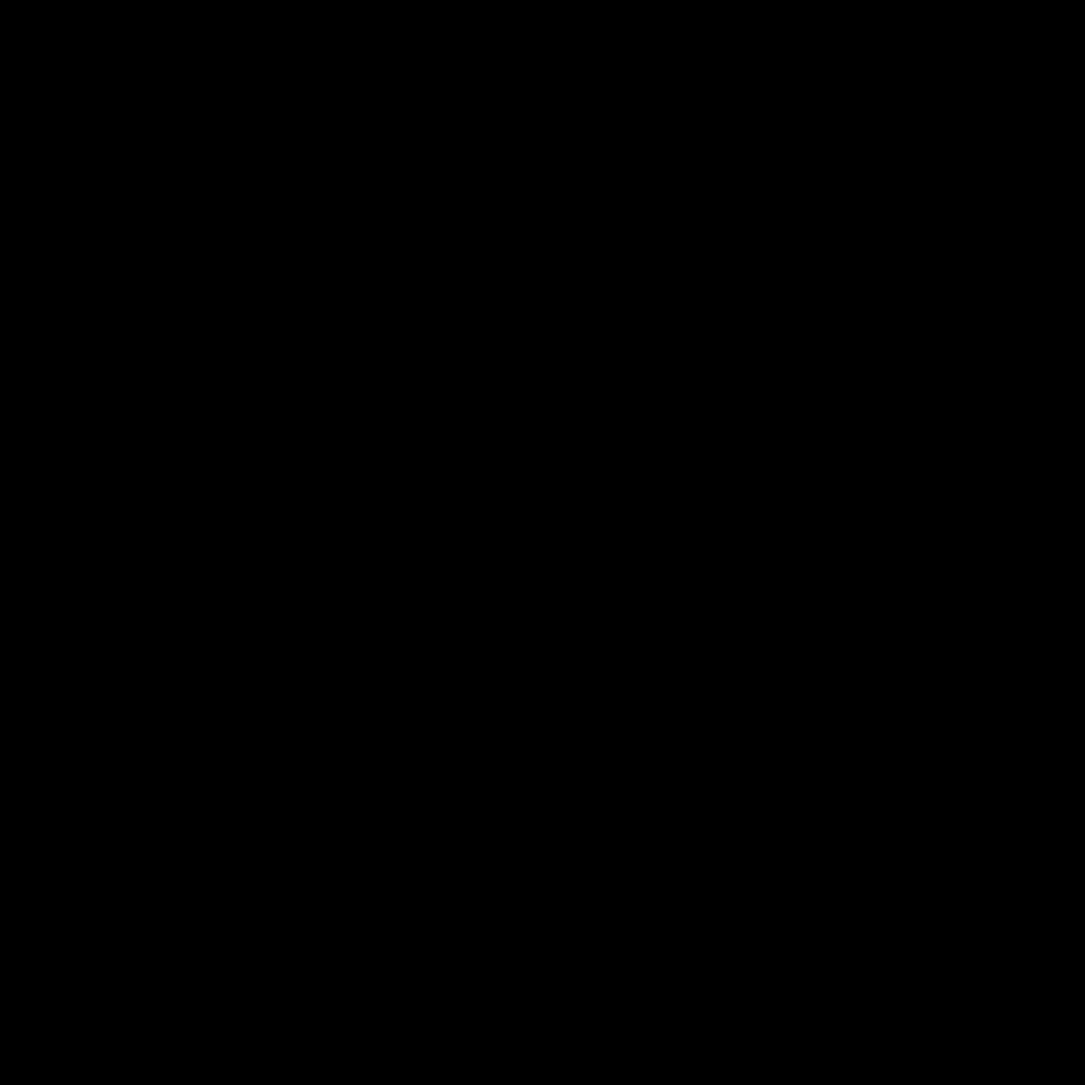
Frame 1 (no input)
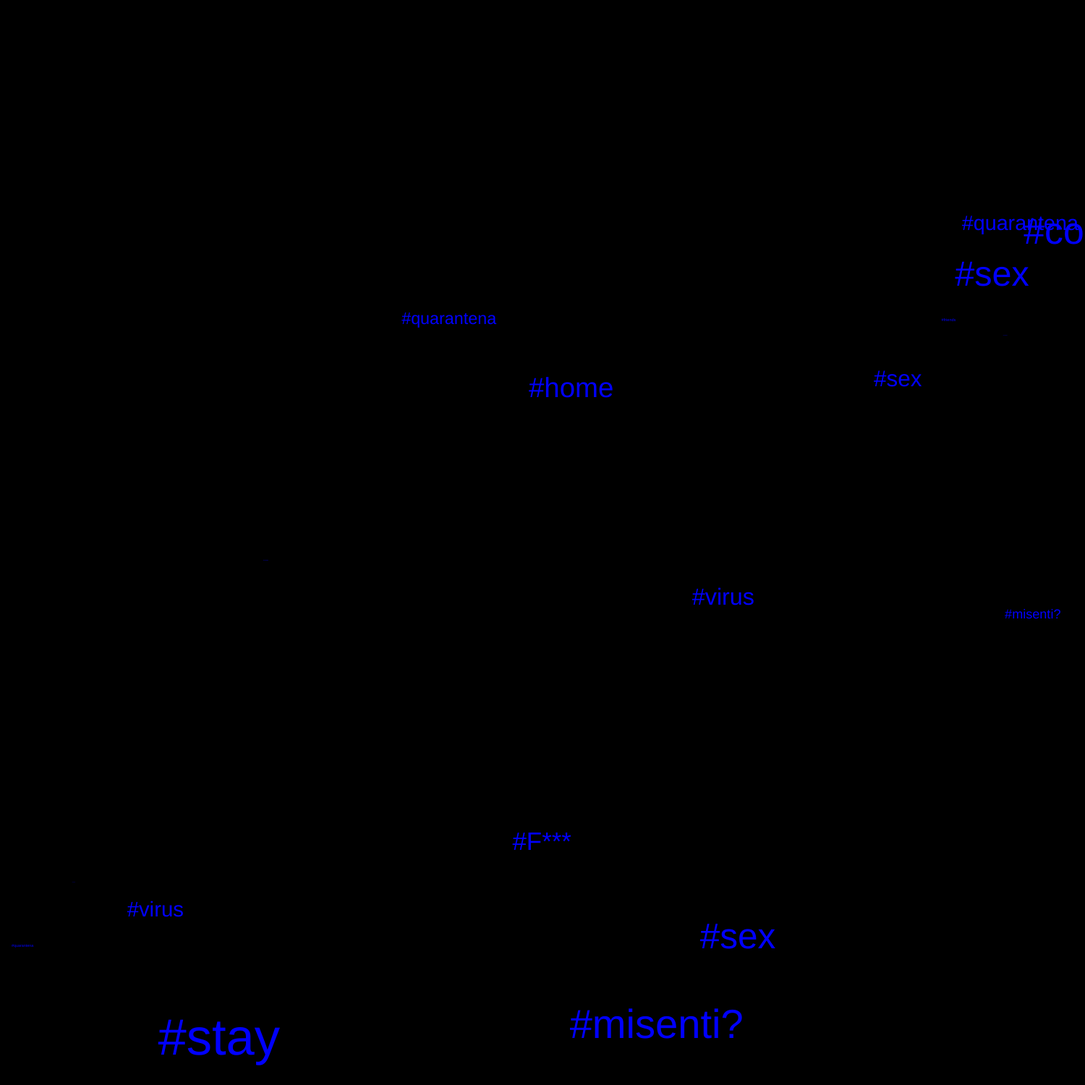
Frame 60 (no input)
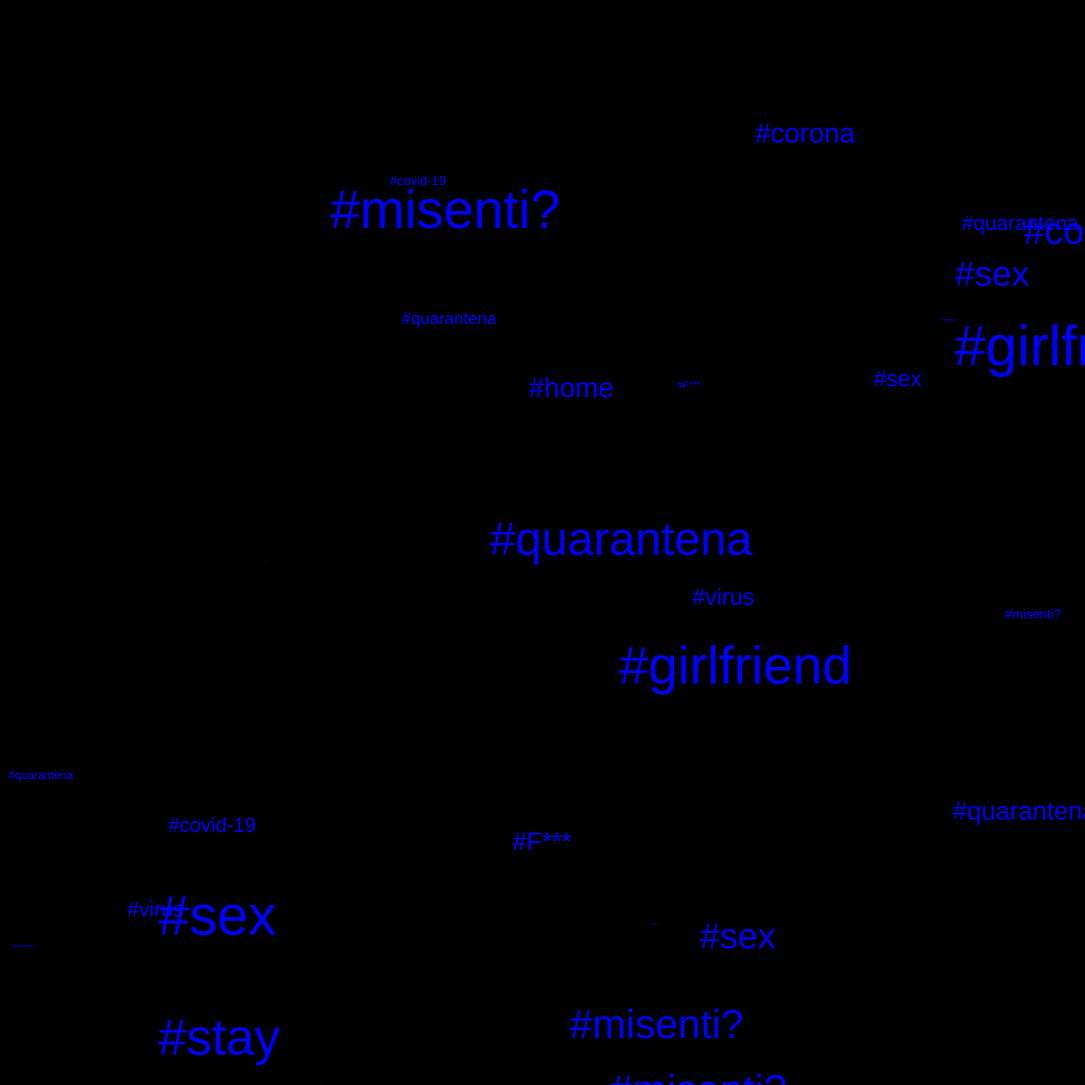
Frame 120 (the mouse pressed at the canvas centre since frame 60)

The p5.js sketch that drew these frames (run headless with seeded random() and noise() and a simulated clock; from frame 60 on, the mouse is pressed at the canvas centre):

// p5.js sketch
// ── sketch.js
// Covid-19, Hashtag Array. by Federico Topa
// 2020 © fe-to, Daniele @Fupete and the course DSII2020 at DESIGN.unirsm 
// github.com/dsii-2020-unirsm — github.com/fupete
// Educational purposes, MIT License, 2020, San Marino


function setup() {
createCanvas(1500, 1500);
  frameRate(60);
  background(0);

}

function draw() {	
let parole = ['#covid-19' , '#corona' , 'annoying' , '#virus' , '#home' , '#stay' , '#contagio', '#quarantena' , '#misenti?' , '#my' , '#friends' , '#and' , '#girlfriend' , '#again', '#F***', '#sex'];
let parola = random(parole);
let a = random(1, 3000);
let b = random(1, 3000);
let c = random(1, 3000);
	fill(0,0,255);
  textSize(random(1, 80));
  text(parola, a, b, c); 
	loop();
}
